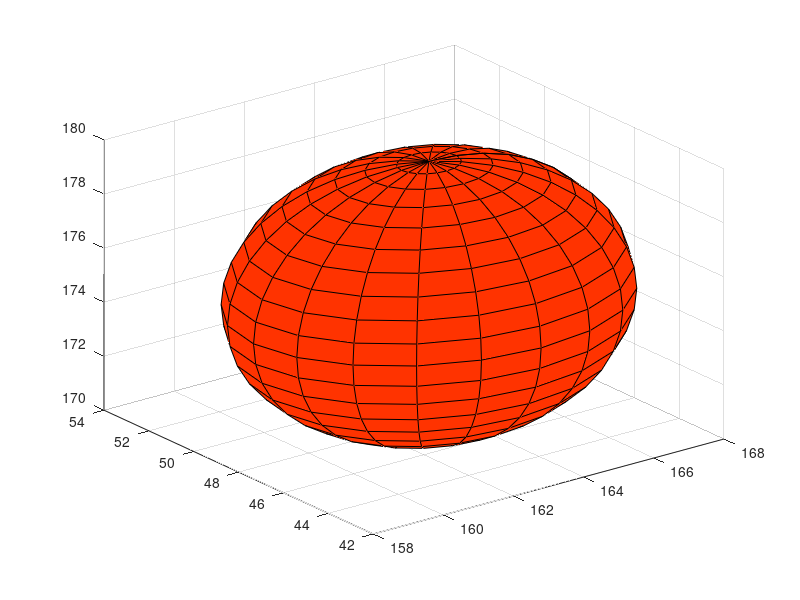

Write MATLAB code to recreate this figure.
%% Game over flag
gameOver = 0;
gameOverItr = 30;

%% Define the virtual environment

global gravity; gravity = 9.8;
userMass = 0.01;
userVolume = 2;
userRoh = 0.01;
zShift = 150;

%% Plot the platform.

% The vertical position of the floor in millimeters.
global platformMinX;            platformMinX = 66;
global platformPositionZ;       platformPositionZ = zShift;
global platformThickness;       platformThickness = 50;
global platformWidth;           platformWidth = 200-66;
global platformOffsetY;         platformOffsetY = -(platformWidth/2);
global platformSpringCoeff;     platformSpringCoeff = 0.5;
global roomSpringCoeff;         roomSpringCoeff = 0.5;
global platformFrictionCoeff;   platformFrictionCoeff = 0.01;
% Set the color of the floor.
platformColor = [0.77 0.60 0];

% Set the alpha (transparency) of the floor.
platformAlpha = 1.0;

x=[0 1 1 0 0 0;1 1 0 0 1 1;1 1 0 0 1 1;0 1 1 0 0 0]*platformWidth;
x=x+platformMinX;
y=[0 0 1 1 0 0;0 1 1 0 0 0;0 1 1 0 1 1;0 0 1 1 1 1]*platformWidth;
y = y+platformOffsetY;
z=[0 0 0 0 0 1;0 0 0 0 0 1;1 1 1 1 0 1;1 1 1 1 0 1]*-platformThickness;
z = z+zShift;
for i=1:6
    h=fill3(x(:,i),y(:,i),z(:,i),platformColor);
    set(h,'facealpha',platformAlpha)
end

%% Plot walls.
% The vertical position of the floor in millimeters.
global wallHeight; wallHeight = 40;
global wallThickness; wallThickness = 3;
global bottomWallY; bottomWallY = -(platformWidth/6);
topWallY = (platformWidth/6);

% Set the color of the floor.
wallColor = [0.8 0.2 0.2];

% Set the alpha (transparency) of the floor.
wallAlpha = 0.25;

% Plot bottom wall
x=[0 1 1 0 0 0;1 1 0 0 1 1;1 1 0 0 1 1;0 1 1 0 0 0]*platformWidth;
x=x+platformMinX;
y=[0 0 1 1 0 0;0 1 1 0 0 0;0 1 1 0 1 1;0 0 1 1 1 1]*wallThickness;
y = y+bottomWallY;
z=[0 0 0 0 0 1;0 0 0 0 0 1;1 1 1 1 0 1;1 1 1 1 0 1]*wallHeight;
z = z+zShift;
for i=1:6
    h=fill3(x(:,i),y(:,i),z(:,i),wallColor);
    set(h,'facealpha',wallAlpha)
end

%% Fill water
global waterHeight; waterHeight = zShift;
global waterMinX; waterMinX = platformMinX;
global waterMinY; waterMinY = platformOffsetY;
global waterWidth; waterWidth = platformWidth;
global waterViscousCoeff; waterViscousCoeff = 0.0008;

waterColor = [0 .5 1];
waterAlpha = 0.1;

x=[0 1 1 0 0 0;1 1 0 0 1 1;1 1 0 0 1 1;0 1 1 0 0 0]*waterWidth;
x = x+waterMinX;
y=[0 0 1 1 0 0;0 1 1 0 0 0;0 1 1 0 1 1;0 0 1 1 1 1]*waterWidth;
y = y+waterMinY;
z=[0 0 0 0 0 1;0 0 0 0 0 1;1 1 1 1 0 1;1 1 1 1 0 1]*waterHeight;
for i=1:6
    h=fill3(x(:,i),y(:,i),z(:,i),waterColor);
    set(h,'facealpha',waterAlpha)
end

%% Plot the first hole
global startHoleOffsetX;    startHoleOffsetX = -20;
global startHolePositionX;  startHolePositionX = platformMinX + ((platformWidth)/2) - startHoleOffsetX;
global startHolePositionY;  startHolePositionY = platformOffsetY + ((bottomWallY-platformOffsetY)/2);
global halfStartHoleSize;   halfStartHoleSize = 15;

global startHolePositionZ;          startHolePositionZ = platformPositionZ+1;
global startBottomHolePositionZ;    startBottomHolePositionZ = platformPositionZ-platformThickness-1;

% Set the alpha (transparency) of the hole.
holeAlpha = 0.7;

% Above the platform
hHoleM = fill3([startHolePositionX-halfStartHoleSize startHolePositionX-halfStartHoleSize startHolePositionX+halfStartHoleSize startHolePositionX+halfStartHoleSize], [startHolePositionY-halfStartHoleSize startHolePositionY+halfStartHoleSize startHolePositionY+halfStartHoleSize startHolePositionY-halfStartHoleSize], ...
    startHolePositionZ*[1 1 1 1], waterColor);
set(hHoleM,'facealpha', holeAlpha)

% Below the platform
hHoleM = fill3([startHolePositionX-halfStartHoleSize startHolePositionX-halfStartHoleSize startHolePositionX+halfStartHoleSize startHolePositionX+halfStartHoleSize], [startHolePositionY-halfStartHoleSize startHolePositionY+halfStartHoleSize startHolePositionY+halfStartHoleSize startHolePositionY-halfStartHoleSize], ...
    startBottomHolePositionZ*[1 1 1 1], waterColor);
set(hHoleM,'facealpha', holeAlpha)

%% Plot the middle hole
global holeOffsetX;         holeOffsetX = -20;
global holePositionX;       holePositionX = platformMinX + ((platformWidth)/2) - holeOffsetX;
global holePositionY;       holePositionY = bottomWallY + ((topWallY-bottomWallY)/2);
global halfHoleSize;        halfHoleSize = 15;

global holePositionZ;       holePositionZ = platformPositionZ+1;
global bottomHolePositionZ; bottomHolePositionZ = platformPositionZ-platformThickness-1;

% Set the alpha (transparency) of the hole.
holeAlpha = 0.7;

% Above the platform
hHoleM = fill3([holePositionX-halfHoleSize holePositionX-halfHoleSize holePositionX+halfHoleSize holePositionX+halfHoleSize], [holePositionY-halfHoleSize holePositionY+halfHoleSize holePositionY+halfHoleSize holePositionY-halfHoleSize], ...
    holePositionZ*[1 1 1 1], waterColor);
set(hHoleM,'facealpha', holeAlpha)

% Below the platform
hHoleM = fill3([holePositionX-halfHoleSize holePositionX-halfHoleSize holePositionX+halfHoleSize holePositionX+halfHoleSize], [holePositionY-halfHoleSize holePositionY+halfHoleSize holePositionY+halfHoleSize holePositionY-halfHoleSize], ...
    bottomHolePositionZ*[1 1 1 1], waterColor);
set(hHoleM,'facealpha', holeAlpha)

%% Center of attraction
global COG_constant; COG_constant = 0.01;
global COG_radius; COG_radius = halfHoleSize*4;
COG_pos = [startHolePositionX startHolePositionY startBottomHolePositionZ]';

%% Plot button.
global buttonWidth; buttonWidth = 10;
global buttonOffsetFromHoleX; buttonOffsetFromHoleX = -50;
global buttonMinX; buttonMinX = holePositionX+buttonOffsetFromHoleX;
global buttonMinY; buttonMinY = startHolePositionY-(buttonWidth/2);
global buttonZ; buttonZ = platformPositionZ + 1;
global buttonHeight; buttonHeight = 10;
global buttonSpringCoeff; buttonSpringCoeff = 0.2;

x=[0 1 1 0 0 0;1 1 0 0 1 1;1 1 0 0 1 1;0 1 1 0 0 0]*buttonWidth;
x = x+buttonMinX;
y=[0 0 1 1 0 0;0 1 1 0 0 0;0 1 1 0 1 1;0 0 1 1 1 1]*buttonWidth;
y = y+buttonMinY;
z=[0 0 0 0 0 1;0 0 0 0 0 1;1 1 1 1 0 1;1 1 1 1 0 1]*buttonHeight;
z=z+buttonZ;

buttonColor = [1 0 0];
buttonAlpha = 1.0;

for i=1:6
    h=fill3(x(:,i),y(:,i),z(:,i),buttonColor);
    set(h,'facealpha',buttonAlpha)
end

%% Plot goal posts
goalOffsetX = 60;
global goalPostX;           goalPostX = platformMinX + ((platformWidth)/2) - goalOffsetX;
global goalPostThickness;   goalPostThickness = 10;
global goalPostLength;      goalPostLength = 30;
goalPostYOffset = 10;
global goalPostY;           goalPostY = topWallY + goalPostYOffset;
global goalPostHeight;      goalPostHeight = 25;

goalColor = [0 1 0];
goalAlpha = 0.6;

x=[0 1 1 0 0 0;1 1 0 0 1 1;1 1 0 0 1 1;0 1 1 0 0 0]*goalPostThickness;
x = x+goalPostX;
y=[0 0 1 1 0 0;0 1 1 0 0 0;0 1 1 0 1 1;0 0 1 1 1 1]*goalPostLength;
y = y+goalPostY;
z=[0 0 0 0 0 1;0 0 0 0 0 1;1 1 1 1 0 1;1 1 1 1 0 1]*goalPostHeight;
z= z+platformPositionZ;
for i=[ 1 3 4 6 ]
    h=fill3(x(:,i),y(:,i),z(:,i),goalColor);
    set(h,'facealpha',goalAlpha)
end

%% Plot sphere

% The location of the center of the ball, relative to the origin of
% the Phantom's coordinate frame.  X is positive toward the user, Y is
% positive to the right, and Z is positive up. All dimensions are in
% millimeters.
% Set the radius of the ball in millimeters..
ballMass = 0.01;
global userBallForceScale; userBallForceScale = 0.1;
global ballRadius; ballRadius = 5;
battStartZ = 20;
ballCenterOffsetX = -30;
global ballCenterX; ballCenterX = platformMinX + ((platformWidth)/2) - ballCenterOffsetX;
global ballCenterY; ballCenterY = topWallY + goalPostYOffset + (goalPostLength/2);
global ballCenterZ; ballCenterZ = platformPositionZ+ballRadius+battStartZ;
global ballActivated; ballActivated = 0;
% Set the color of the ball.
ballColor = [1.0 0.2 0];

% Set the alpha (transparency) of the ball.
ballAlpha = 1.0;

% Get the coordinates of the points on a unit sphere with resolution
% 20.
[xsphere, ysphere, zsphere] = sphere(20);

% Plot the ball as a surface at its center location, with its radius.
hBall = surf(ballRadius*xsphere+ballCenterX, ballRadius*ysphere+ballCenterY, ballRadius*zsphere+ballCenterZ);

% Set the transparency of the ball's faces and edges.
set(hBall,'facealpha',ballAlpha,'edgeAlpha',ballAlpha,'facecolor',ballColor)

% Turn hold off to stop allowing more graphing.
hold off

